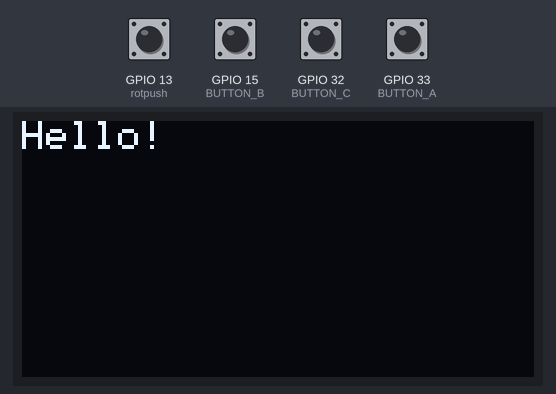
The sketch below on a simulated ESP32. Parts: 128×64 one-colour display. The inputs (shaded band) are chosen by the test bench; at power-on: GPIO 13 (rotpush), GPIO 15 (BUTTON_B), GPIO 32 (BUTTON_C), GPIO 33 (BUTTON_A) LOW. The display library's start-up logo is not drawn; what the sketch prints to the serial monitor is not drawn.

Above: at 1.11 s.
2.4 s: GPIO 13 (rotpush) pulled HIGH for 0.15 s
At 2.52 s:
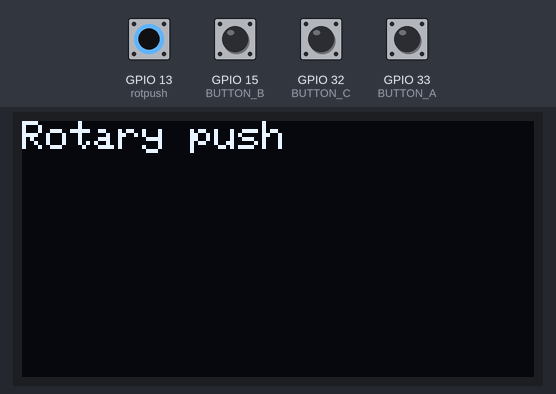
4.0 s: GPIO 15 (BUTTON_B) pulled HIGH for 0.15 s
5.6 s: GPIO 32 (BUTTON_C) pulled HIGH for 0.15 s
7.3 s: GPIO 33 (BUTTON_A) pulled HIGH for 0.15 s
8.9 s: GPIO 13 (rotpush) pulled HIGH for 1 s
11.4 s: GPIO 32 (BUTTON_C) pulled HIGH for 1 s
At 12.2 s:
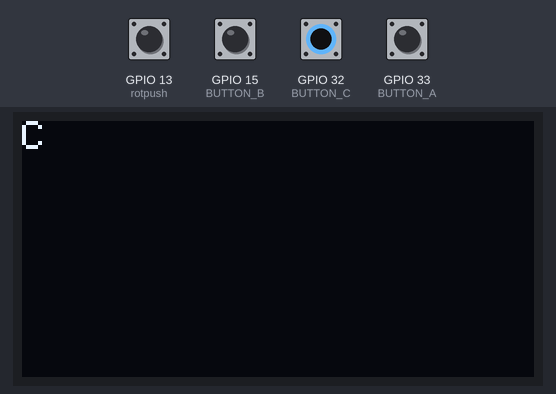
Timing chart, 0 to 14.4 s (numbered marks = the images above; inputs shaded):
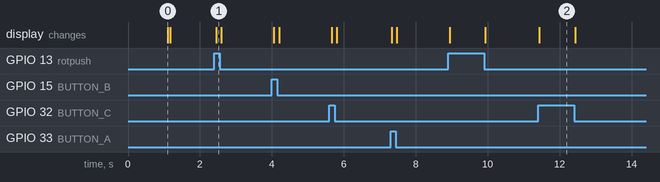

The sketch:

basic_program.ino
```cpp
#include <WiFi.h>
#include <WiFiClient.h>
#include <WiFiServer.h>
#include <WiFiUdp.h>
#include <WiFiAP.h>

#include <SPI.h>
#include <Wire.h>
#include <Adafruit_GFX.h>
#include <Adafruit_SSD1306.h>
#define Reset 14
Adafruit_SSD1306 display = Adafruit_SSD1306(128, 64, &Wire, Reset);

// OLED FeatherWing buttons map to different pins depending on board:
#define BUTTON_A 33
#define BUTTON_B 15
#define BUTTON_C 32
#define rota     12
#define rotb     27
#define rotpush  13

// Set these to your desired credentials.
const char* ssid = "ESP32";
const char* password = "password";
String ledstatus = "LED ON";
WiFiServer server(80);

void setup() {
  Serial.begin(115200);

  Serial.println("OLED FeatherWing test");
  // SSD1306_SWITCHCAPVCC = generate display voltage from 3.3V internally
  if (!display.begin(SSD1306_SWITCHCAPVCC, 0x3D)) {// Address 0x3D for 128x64
    Serial.println("error!!");
    for (;;);
  }


  Serial.println("OLED begun");

  // Show image buffer on the display hardware.
  // Since the buffer is intialized with an Adafruit splashscreen
  // internally, this will display the splashscreen.
  display.display();
  delay(1000);

  // Clear the buffer.
  display.clearDisplay();
  display.display();

  Serial.println("IO test");

  pinMode(BUTTON_A, INPUT);
  pinMode(BUTTON_B, INPUT);
  pinMode(BUTTON_C, INPUT);
  pinMode(rota, INPUT);
  pinMode(rotb, INPUT);
  pinMode(rotpush, INPUT);

  display.setTextSize(1);
  display.setTextColor(WHITE);
  display.setCursor(0,0);
    display.print("Hello!");
  display.display();
}
  void loop(){

  if(digitalRead(rotpush)) display.print("Rotary push");
  if(digitalRead(BUTTON_A)) display.print("A");
  if(digitalRead(BUTTON_B)) display.print("B");
  if(digitalRead(BUTTON_C)) display.print("C");
  display.display();
  delay(10);
  display.clearDisplay();
  display.setCursor(0,0);

  }
```

Measured:
- after the input at 2.4 s, the display: changes after 0.05 s (image 1)
- after the input at 11.4 s, the display: changes at once (image 2)
